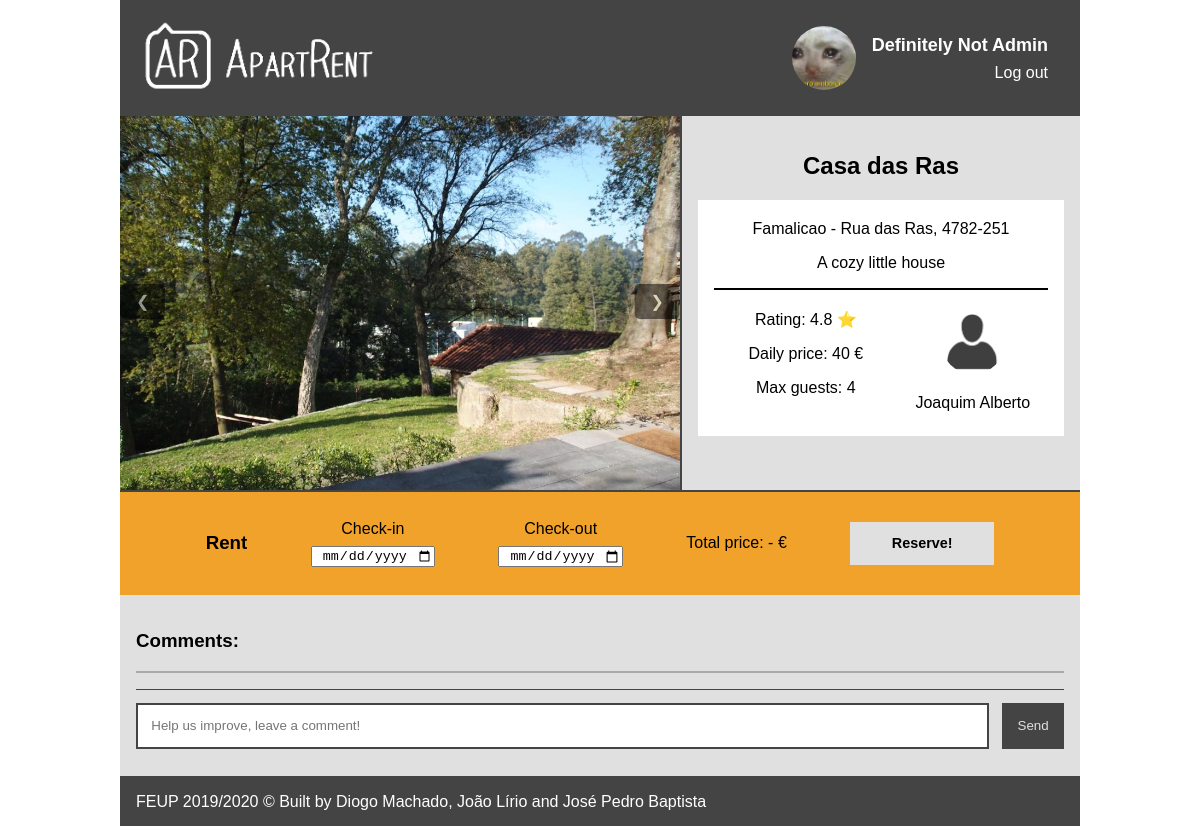
Screenshot of /pages/apartment.php?id=1 (signed in) with the database file from the repository.
### tables this page shows
CREATE TABLE "Apartment-Photo" (idApartment INTEGER REFERENCES Apartment (id), idPhoto INTEGER REFERENCES Photo (idPhoto) UNIQUE, PRIMARY KEY (idApartment, idPhoto));

CREATE TABLE Apartment (id INTEGER PRIMARY KEY AUTOINCREMENT, address VARCHAR NOT NULL, postal_code CHAR (8) NOT NULL, daily_price REAL NOT NULL, description TEXT, owner INTEGER REFERENCES User (idUser), locale TEXT NOT NULL, listing_name TEXT NOT NULL, n_guests INTEGER NOT NULL CONSTRAINT "Number Guests" CHECK (n_guests > 0), n_ratings INTEGER DEFAULT (0) NOT NULL CONSTRAINT "Number Ratings" CHECK (n_ratings >= 0), average_rating DOUBLE CONSTRAINT "Average Rating Limits" CHECK (0.0 <= average_rating <= 5.0), CHECK (daily_price > 0), CHECK (postal_code LIKE '____-___'));

CREATE TABLE User (username VARCHAR NOT NULL, password VARCHAR NOT NULL, name VARCHAR NOT NULL, email TEXT CONSTRAINT "@sign" CHECK (email LIKE '%@%') UNIQUE NOT NULL, description TEXT, idUser INTEGER PRIMARY KEY AUTOINCREMENT);

### pages/apartment.php (called while the page is built, shortened)
<?php
    include_once('../templates/header.php');
    include_once('../templates/apartment.php');
    include_once('../templates/footer.php');
?>

### database/photo.php (called while the page is built, shortened)
<?php
    function getApartmentPhotos($idApartment)
 {
        global $db;
        $stmt = $db->prepare('SELECT idPhoto
                              FROM [Apartment-Photo]
                              WHERE idApartment = :idWantedApartment');
        $stmt->bindParam(":idWantedApartment", $idApartment, PDO::PARAM_INT);
        $stmt->execute();
        return $stmt->fetchAll();
    }
    function getPhotoPath($photoID)
 {
        return '../uploadedImages/'.$photoID.'.jpg';
    }
    function getPhotoPathUser($userID)
 {
        global $db;
        $stmt = $db->prepare('SELECT idPhoto
                              FROM [User-Photo]
                              WHERE idUser = :uid');
        $stmt->bindParam(':uid', $userID, PDO::PARAM_INT);
        $stmt->execute();
        $photoID = $stmt->fetch();
        return getPhotoPath($photoID['idPhoto']);
    }
?>

### database/db_apartRent.php (called while the page is built, shortened)
<?php
    function getApartmentByID($id) {
        global $db;
        $stmt = $db->prepare('SELECT *
                              FROM Apartment
                              WHERE id = :id');
        $stmt->bindParam(":id", $id, PDO::PARAM_INT);
        $stmt->execute();
        return $stmt->fetch();
    }
    function getOwnerByID($id) {
        global $db;
        $stmt = $db->prepare('SELECT *
                              FROM User
                              Where idUser = :id');
        $stmt->bindParam(":id", $id, PDO::PARAM_INT);
        $stmt->execute();
        return $stmt->fetch();
    }
?>

### templates/apartment.php (the view, shortened to what this page needs)
<?php
include_once('../includes/init.php');
$id = $_GET['id'];
include_once('../database/db_apartRent.php');
include_once('../database/photo.php');
$apartment = getApartmentByID($id);
$apartment_images = getApartmentPhotos($id);
$apartment_ownerID = $apartment['owner'];
$apartment_name = $apartment['listing_name'];
$apartment_daily_price = $apartment['daily_price'];
$apartment_adress = $apartment['address'];
$apartment_postalcode = $apartment['postal_code'];
$apartment_locale = $apartment['locale'];
$apartment_description = $apartment['description'];
$apartment_rating = $apartment['average_rating'];
$apartment_max = $apartment['n_guests'];
$owner_name = getOwnerByID($apartment_ownerID)['name'];
$owner_photo = getPhotoPathUser($apartment_ownerID);
?>
<div class="apartment_container">
    <div class="first_row">
        <div class="images">
            <?php foreach ($apartment_images as $photo) { ?>
                <img class="mySlides" src=" <?php echo getPhotoPath($photo['idPhoto']) ?> ">
            <?php } ?>
            <button class="leftButton" onclick="plusDivs(-1)">&#10094;</button>
            <button class="rightButton" onclick="plusDivs(1)">&#10095;</button>
        </div>
        <div class="apartmentInfos">
            <h2> <?php echo $apartment_name ?> </h2>
            <div class="infos">
                <div class="mainInfos">
                    <p> <?php echo $apartment_locale . ' - ' . $apartment_adress . ', ' . $apartment_postalcode ?> </p>
                    <p> <?php echo $apartment_description ?> </p>
                </div>
                <div class="otherInfos">
                    <div>
                        <p class="rate"> <?php echo 'Rating: ' . $apartment_rating ?> </p>
                        <p class="price">
                            <span>Daily price:</span>
                            <span id="priceNum"> <?php echo $apartment_daily_price ?> </span>
                            <span>€</span>
                        </p>
                        <p class="guests"> <?php echo 'Max guests: ' . $apartment_max ?> </p>
                    </div>
                    <div class="owner">
                        <img src=" <?php echo $owner_photo ?> ">
                        <p> <?php echo $owner_name ?> </p>
                    </div>
                </div>
            </div>
        </div>
    </div>
    <div class="rent" id="rent">
        <div>
            <h3> Rent </h3>
        </div>
        <div class="checkin">
            <label>Check-in</label>
            <input class="rentalDate" type="date" onchange="updatePrice()" name="checkIn">
        </div>
        <div class="checkout">
            <label>Check-out</label>
            <input class="rentalDate" type="date" onchange="updatePrice()" name="checkOut">
        </div>
        <div id="price">
            <p>
                <span>Total price:</span>
                <span id="rentalCalc">-</span>
                <span>€</span>
            </p>
        </div>
        <div>
            <input id="reserve-button" name="submit" type="submit" value="Reserve!">
        </div>
    </div>
</div>
<div class="comment-section">
    <h3>Comments:</h3>
    <div id="comments"></div>
    <form id="comment-box">
        <input id="message" type="text" placeholder="Help us improve, leave a comment!">
        <input id="button" type="submit" value="Send">
    </form>
</div>

### css/style.css (style rules this page uses)
body { font-family: 'Trebuchet MS', sans-serif; }
.first_row { border-bottom: 2px solid #444444; }
.images { background-color: #E0E0E0; border-right: 2px solid #444444; }
.leftButton { background-color: #000; opacity: 0.5; color: #fff; font-size: 16px; padding: 8px 16px; border: none; border-radius: 5px; }
.rightButton { transform: translate(-100%); background-color: #000; opacity: 0.5; color: #fff; font-size: 16px; padding: 8px 16px; border: none; border-radius: 5px; }
.apartmentInfos { background-color: #E0E0E0; padding: 1em; }
.infos { background-color: #fff; padding: 0.25em 1em; }
.mainInfos { border-bottom-style: solid; border-width: 1px; }
.otherInfos { border-top-style: solid; border-width: 1px; }
.otherInfos > div { padding: 0.25em; }
.otherInfos .rate:after { content: '\2B50'; }
.owner > img { border-radius: 50%; object-fit: cover; }
.rent { border-style: solid; border-color: rgb(241, 162, 42); background-color: rgb(241, 162, 42); padding: 2%; }
.checkin label, .checkout label { margin-bottom: 0.5em; }
.rent #reserve-button { background-color: #E0E0E0; color: #000; border: none; font-weight: bold; font-size: 90%; width: 10em; height: 3em; padding: 0; }
.comment-section { padding: 1em; background-color: #E0E0E0; }
#comments { border: 0.1em solid #AAAAAA; background-color: #444444; }
#comment-box { padding: 1em auto; border-top: 1px solid #444444; }
#comment-box input { margin: 1em auto; padding: 1em; border: 2px solid #444444; background-color: #fff; color: #444444; height: auto; }
#comment-box #button { color: #E0E0E0; background-color: #444444; }

### css/form.css (style rules this page uses)
[type="date"] { text-align: center; }

### css/layout.css (style rules this page uses)
body { margin: 0 auto; width: 60em; }
.apartment_container { text-align: center; }
.first_row { display: flex; }
.images { display: flex; position: relative; }
.images > img { width: 35em; align-self: center; justify-self: center; }
.leftButton { position: absolute; top: 45%; left: 0%; }
.rightButton { position: absolute; top: 45%; left: 100%; }
.apartmentInfos { width: 100%; }
.otherInfos { margin: auto; display: grid; grid-template-columns: 55% auto; grid-template-rows: 1em auto auto auto; }
.otherInfos > div { margin: 0 auto; }
.otherInfos .rate { grid-column: 1; grid-row: 2; }
.otherInfos .price { grid-column: 1; grid-row: 3; }
.otherInfos .guests { grid-column: 1; grid-row: 4; }
.owner { grid-column: 2; grid-row: 2/4; }
.owner > img { width: 4em; height: 4em; }
.rent { display: flex; justify-content: space-evenly; align-items: center; }
.rent > div { text-align: center; }
.checkin { display: flex; flex-direction: column; }
.checkout { display: flex; flex-direction: column; }
#comments { margin-top: 0.5em; margin-bottom: 1em; }
#comment-box { display: flex; }
#comment-box input { margin: 1em auto; }
#comment-box #message { flex-grow: 1; }
#comment-box #button { margin-left: 1em; }

### rows the page displays
apartment: listing_name "Casa das Ras", locale "Famalicao", address "Rua das Ras", postal_code "4782-251", description "A cozy little house", average_rating "4.8", daily_price "40", n_guests "4", owner.name "Joaquim Alberto"

### other values shown
$_SESSION['name'] "Definitely Not Admin"
